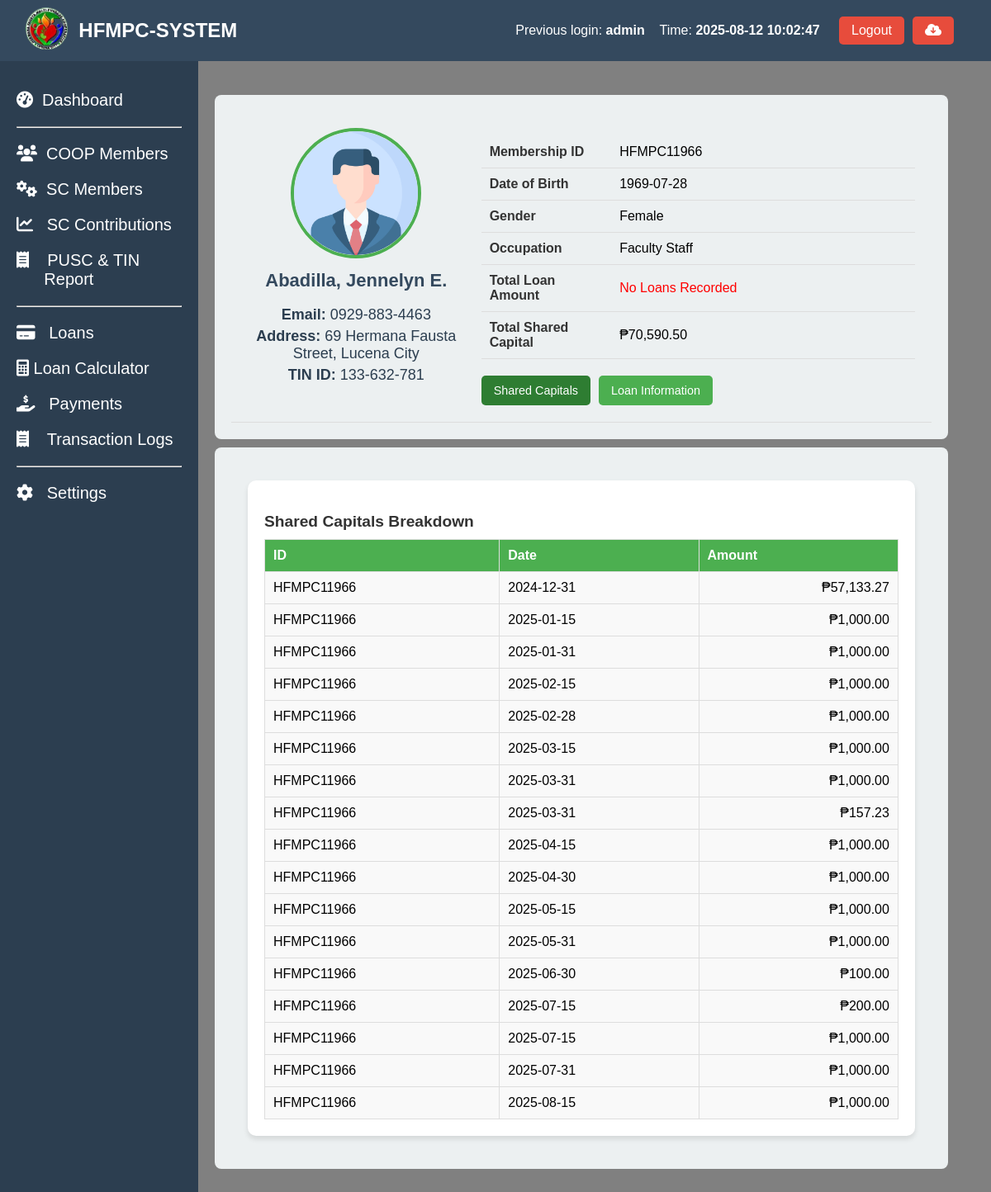
The page /coop_members_profile.php?id=HFMPC11966 (signed in) on the database its author committed.
### tables this page shows
CREATE TABLE `coop_members` (
  `coop_id` int(50) NOT NULL AUTO_INCREMENT,
  `membership_id` varchar(50) NOT NULL,
  `name_of_member` varchar(255) NOT NULL,
  `contact_number` varchar(20) NOT NULL,
  `tin` varchar(15) NOT NULL,
  `date_accepted` date NOT NULL,
  `bod_resolution` varchar(50) NOT NULL,
  `type_of_membership` varchar(50) NOT NULL,
  `shares_subscribed` decimal(10,2) NOT NULL,
  `amount_subscribed` decimal(10,2) NOT NULL,
  `initial_paid_up` decimal(10,2) NOT NULL,
  `address` text NOT NULL,
  `date_of_birth` date NOT NULL,
  `age` int(11) NOT NULL,
  `gender` varchar(20) DEFAULT NULL,
  `civil_status` varchar(50) DEFAULT NULL,
  `occupation` varchar(100) NOT NULL,
  `number_of_dependents` int(11) NOT NULL,
  `religious` varchar(100) NOT NULL,
  `annual_income` decimal(10,2) NOT NULL,
  `date_terminated` date DEFAULT NULL,
  `educational_attainment` varchar(50) DEFAULT NULL,
  `status` int(5) NOT NULL,
  `remarks` varchar(10) NOT NULL,
  `created_at` timestamp NOT NULL DEFAULT current_timestamp(),
  PRIMARY KEY (`coop_id`)
);

CREATE TABLE `shared_capital_amount` (
  `id` int(11) NOT NULL AUTO_INCREMENT,
  `Membership_ID` varchar(11) NOT NULL,
  `Name` varchar(100) NOT NULL,
  `Amount` decimal(10,2) DEFAULT NULL,
  `particulars` varchar(20) NOT NULL,
  `Date_Paid` date NOT NULL,
  `remarks` varchar(10) NOT NULL,
  PRIMARY KEY (`id`)
);

### coop_members_profile.php (the view, shortened to what this page needs)
<?php include 'header.php' ?>
<?php include 'sidebar.php' ?>
<link rel="stylesheet" href="assets/profile.css">
<?php
if (isset($_GET['id'])) {
    $membership_id = $_GET['id'];
    $sql = "SELECT * FROM coop_members WHERE membership_id = ?";
    $stmt = $conn->prepare($sql);
    $stmt->bind_param("s", $membership_id);
    $stmt->execute();
    $result = $stmt->get_result();
    if ($result->num_rows > 0) {
        $member = $result->fetch_assoc();
    } else {
        echo "No member found with ID: " . htmlspecialchars($membership_id);
        exit();
    }
    $shared_capitals_sql = "SELECT SUM(Amount) AS TotalSharedCapital FROM shared_capital_amount WHERE Membership_ID = ? AND (remarks IS NULL OR remarks != 'Deleted')";
    $stmt = $conn->prepare($shared_capitals_sql);
    $stmt->bind_param("s", $membership_id);
    $stmt->execute();
    $shared_capitals_result = $stmt->get_result();
    $shared_capitals = $shared_capitals_result->fetch_assoc();
    $total_shared_capital = $shared_capitals['TotalSharedCapital'];
    $shared_capitals_sql = "SELECT Date_Paid, Amount, Membership_ID FROM shared_capital_amount WHERE Membership_ID = ?  AND (remarks IS NULL OR remarks != 'Deleted') ";
    $stmt = $conn->prepare($shared_capitals_sql);
    $stmt->bind_param("s", $membership_id);
    $stmt->execute();
    $shared_capitals_result = $stmt->get_result();
    $shared_capitals = $shared_capitals_result->fetch_all(MYSQLI_ASSOC);
    $total_loans_sql = "SELECT SUM(balance_amount) AS TotalLoanAmount FROM coop_member_loans WHERE membership_id = ?";
    $stmt = $conn->prepare($total_loans_sql);
    $stmt->bind_param("s", $membership_id);
    $stmt->execute();
    $total_loans_result = $stmt->get_result();
    $total_loans = $total_loans_result->fetch_assoc();
    $total_loan_amount = $total_loans['TotalLoanAmount'];
} else {
    echo "No membership ID provided.";
    exit();
}
?>
<main class="content-member">
  <section class="stats-member">
    <div class="card-member">
      <div class="card-header-member">
      <div class="profile-card">
                <div class="profile-left">
                    <img src="profile.png" alt="Profile picture">
                    <div class="pinfo">
                        <h2><?php echo htmlspecialchars($member['name_of_member']); ?></h2>
                        <p><strong>Email:</strong> <?php echo htmlspecialchars($member['contact_number']); ?></p>
                        <p><strong>Address:</strong> <?php echo htmlspecialchars($member['address']); ?></p>
                        <p><strong>TIN ID:</strong> <?php echo htmlspecialchars($member['tin']); ?></p>
                    </div>
                </div>
                <div class="profile-right">
                    <table>
                        <tr>
                            <td>Membership ID</td>
                            <td><?php echo htmlspecialchars($member['membership_id']); ?></td>
                        </tr>
                        <tr>
                            <td>Date of Birth</td>
                            <td><?php echo htmlspecialchars($member['date_of_birth']); ?></td>
                        </tr>
                        <tr>
                            <td>Gender</td>
                            <td><?php echo htmlspecialchars($member['gender']); ?></td>
                        </tr>
                        <tr>
                            <td>Occupation</td>
                            <td><?php echo htmlspecialchars($member['occupation']); ?></td>
                        </tr>
                        <tr>
                            <td>Total Loan Amount</td>
                            <td><?php echo $total_loan_amount ? "₱" . number_format($total_loan_amount, 2) : '<span style="color:red;">No Loans Recorded</span>'; ?></td>
                        </tr>
                        <tr>
                            <td>Total Shared Capital</td>
                            <td><?php echo $total_shared_capital ? "₱" . number_format($total_shared_capital, 2) : '<span style="color:red;">No Updated Contribution</span>'; ?></td>
                        </tr>
                    </table>
                    <div class="button-container">
                        <button class="button active" id="shared-capitals-btn">Shared Capitals</button>
                        <button class="button" id="loan-information-btn">Loan Information</button>
                    </div>
                </div>
            </div>
      </div>
    </div>
    <div class="card-member">
      <div class="card-header-member">
            <div class="second-content">
                <div id="shared-capitals-section" class="section active">
                    <h3>Shared Capitals Breakdown</h3>
                    <table>
                        <thead>
                            <tr>
                                <th>ID</th>
                                <th>Date</th>
                                <th>Amount</th>
                            </tr>
                        </thead>
                        <tbody>
                        <?php if (!empty($shared_capitals)): ?>
                            <?php foreach ($shared_capitals as $capital): ?>
                                <tr>
                                    <td><?php echo htmlspecialchars($capital['Membership_ID']); ?></td>
                                    <td><?php echo htmlspecialchars($capital['Date_Paid']); ?></td>
                                    <td style="text-align: right;"><?php echo "₱" . number_format($capital['Amount'], 2); ?></td>
                                </tr>
                            <?php endforeach; ?>
                            <?php else: ?>
                                <tr>
                                    <td colspan="3" style="text-align: center; color: red;">No Shared Capitals Contribution Recorded</td>
                                </tr>
                            <?php endif; ?>
                        </tbody>
                    </table>
                </div>
            </div>
      </div>
    </div>
  </section>
</main>

### header.php (shortened to what this page needs)
<?php
include 'config/config.php';
$previous_user = null;
$sql_prev = "SELECT id, username, login_time FROM login_activity ORDER BY login_time DESC LIMIT 1 OFFSET 1";
$result_prev = $conn->query($sql_prev);
if ($result_prev->num_rows > 0) {
    $previous_user = $result_prev->fetch_assoc();
}
?>
<!DOCTYPE html>
<html lang="en">
<head>
  <link rel="stylesheet" href="https://cdnjs.cloudflare.com/ajax/libs/font-awesome/6.0.0-beta3/css/all.min.css">
  <link rel="stylesheet" href="assets/styles.css">
</head>
<body>
<header class="header">
  <div class="header-content">
    <div class="dashboard-left">
      <a href="index.php"><img src="logo.png" alt="Logo" class="dashboard-logo" width="20%"></a>
      <h1> HFMPC-SYSTEM</h1>
    </div>
    <div class="admin-info">
      <?php if ($previous_user): ?>
        <div class="previous-login-info" style="text-align: right; display: flex; justify-content: space-between;">
          <p>Previous login: <strong><?php echo htmlspecialchars($previous_user['username']); ?></strong></p> &nbsp&nbsp&nbsp&nbsp
          <p>Time: <strong><?php echo htmlspecialchars($previous_user['login_time']); ?></strong></p>&nbsp&nbsp&nbsp
        </div>
      <?php else: ?>
        <p class="previous-login-info">No previous login records found.</p>
      <?php endif; ?>
      <button class="logout-btn" onclick="confirmLogout();">Logout</button>
      <form method="post" action="backup.php" onsubmit="return confirmBackup();">
          <button class="logout-btn" type="submit" name="backup"><i class="fas fa-cloud-download-alt"></i></button>
      </form>
    </div>
  </div>
</header>
</body>
</html>

### sidebar.php (shortened to what this page needs)
<?php
$current_page = basename($_SERVER['PHP_SELF']);
function is_active($page) {
    global $current_page;
    return $current_page == $page ? 'active' : '';
}
?>
<aside class="sidebar">
  <ul>
    <li class="<?= is_active('index.php') ?>"><a href="index.php"><i class="fas fa-tachometer-alt"></i>&nbsp Dashboard</a></li>
    <hr>
    <li class="<?= is_active('coop_members.php') ?>"><a href="coop_members.php"><i class="fas fa-users"></i>&nbsp COOP Members</a></li>
    <li class="<?= is_active('coop_members_shared_capitals.php') ?>"><a href="coop_members_shared_capitals.php"><i class="fas fa-cogs"></i>&nbsp SC Members</a></li>
    <li class="<?= is_active('coop_members_shared_capitals_contribution.php') ?>"><a href="coop_members_shared_capitals_contribution.php"><i class="fas fa-chart-line"></i>&nbsp&nbsp SC Contributions</a></li>
    <li class="<?= is_active('coop_members_pusc_tin.php') ?>"><a href="coop_members_pusc_tin.php"><i class="fas fa-receipt"></i>&nbsp&nbsp&nbsp PUSC & TIN &nbsp&nbsp&nbsp&nbsp&nbsp&nbspReport</a></li>
    <hr>
    <li class="<?= is_active('coop_members_loan.php') ?>"><a href="coop_members_loan.php"><i class="fas fa-credit-card"></i>&nbsp&nbsp Loans</a></li>
    <li class="<?= is_active('loan_amortization.php') ?>"><a href="loan_amortization.php"><i class="fas fa-calculator"></i> Loan Calculator</a></li>
    <li class="<?= is_active('coop_members_payments.php') ?>"><a href="coop_members_payments.php"><i class="fas fa-hand-holding-usd"></i>&nbsp&nbsp Payments</a></li>
    <li class="<?= is_active('coop_members_transaction_logs.php') ?>"><a href="coop_members_transaction_logs.php"><i class="fas fa-receipt"></i>&nbsp&nbsp&nbsp Transaction Logs</a></li>
    <hr>
    <li class="<?= is_active('#') ?>"><a href="#"><i class="fas fa-cog"></i>&nbsp&nbsp Settings</a></li>
  </ul>
</aside>

### assets/styles.css (style rules this page uses)
body { font-family: Arial, sans-serif; margin: 0; height: 100vh; display: flex; flex-direction: column; }
header { background-color: #34495e; color: white; padding: 5px; width: 100%; display: flex; justify-content: space-between; align-items: center; position: fixed; z-index: 10; }
header h1 { font-size: 24px; }
.header-content { display: flex; justify-content: space-between; width: 100%; padding-right: 50px; padding-left: 20px; }
.admin-info { display: flex; align-items: center; gap: 10px; }
.logout-btn { background-color: #e74c3c; color: white; border: none; padding: 8px 15px; cursor: pointer; font-size: 16px; border-radius: 5px; }
.logout-btn { background-color: #e74c3c; color: white; border: none; padding: 8px 15px; cursor: pointer; }
.sidebar { margin-top: 10px; width: 200px; background-color: #2c3e50; color: white; padding: 20px; height: 100%; position: fixed; top: 60px; z-index: 5; }
.sidebar ul { list-style: none; padding: 0; }
.sidebar ul li { margin: 20px 0; }
.sidebar ul li a { color: white; text-decoration: none; font-size: 20px; display: block; transition: 0.5s; }
.dashboard-left { display: flex; align-items: center; gap: 10px; }
.dashboard-logo { height: 60px; width: auto; object-fit: contain; }

### assets/profile.css (style rules this page uses)
.profile-card { display: flex; gap: 20px; padding: 20px; border-bottom: 1px solid #ddd; }
.profile-left { text-align: center; flex: 1; }
.profile-left img { width: 150px; height: 150px; border-radius: 50%; object-fit: cover; border: 4px solid #4CAF50; }
.pinfo h2 { margin-top: 10px; font-size: 1.5rem; color: #333; }
.pinfo p { margin: 5px 0; font-size: 0.9rem; color: #666; }
.profile-right { flex: 2; }
.profile-right table { width: 100%; margin-top: 10px; border-collapse: collapse; }
.profile-right table td { padding: 10px; border-bottom: 1px solid #ddd; }
.profile-right table td:first-child { font-weight: bold; color: #333; width: 30%; }
.button-container { margin-top: 20px; display: flex; gap: 10px; }
.button { padding: 10px 15px; font-size: 0.9rem; border: none; border-radius: 5px; background-color: #4CAF50; color: white; cursor: pointer; transition: background 0.3s; }
.button.active { background-color: #2e7d32; }
.second-content { padding: 20px; }
.section { display: none; background: #fff; padding: 20px; border-radius: 10px; box-shadow: 0 4px 6px rgba(0, 0, 0, 0.1); }
.section h3 { margin-bottom: 10px; font-size: 1.2rem; color: #333; }
.section table { width: 100%; border-collapse: collapse; margin-top: 10px; }
.section table th, .section table td { padding: 10px; border: 1px solid #ddd; text-align: left; }
.section table th { background-color: #4CAF50; color: white; }
.section table td { background-color: #f9f9f9; }
.section.active { display: block; }
.content-member { background-color: gray; margin-left: 150px; padding: 100px; margin-top: 5px; flex-grow: 1; height: 100vh; overflow-y: auto; position: relative; display: block; flex-direction: column; }
.stats-member { margin-top: 10px; width: 105%; }
.card-member { background-color: #ecf0f1; border-radius: 8px; padding: 20px; width: 95%; margin-left: 10px; position:relative; display: block; flex-direction: column; margin-top: 10px; }
.card-member h2 { font-size: 22px; color: #34495e; }
.card-member p { font-size: 18px; color: #2c3e50; }

### rows shown on the page
coop_members: name_of_member "Abadilla, Jennelyn E.", contact_number "0929-883-4463", address "69 Hermana Fausta Street, Lucena City", tin "133-632-781", membership "HFMPC11966", date_of_birth "1969-07-28", gender "Female", occupation "Faculty Staff"
shared_capital_amount: Membership_ID "HFMPC11966", Date_Paid "2024-12-31", Amount "57,133.27"
shared_capital_amount: Membership_ID "HFMPC11966", Date_Paid "2025-01-15", Amount "1,000.00"
shared_capital_amount: Membership_ID "HFMPC11966", Date_Paid "2025-01-31", Amount "1,000.00"
shared_capital_amount: Membership_ID "HFMPC11966", Date_Paid "2025-02-15", Amount "1,000.00"
shared_capital_amount: Membership_ID "HFMPC11966", Date_Paid "2025-02-28", Amount "1,000.00"
shared_capital_amount: Membership_ID "HFMPC11966", Date_Paid "2025-03-15", Amount "1,000.00"
shared_capital_amount: Membership_ID "HFMPC11966", Date_Paid "2025-03-31", Amount "1,000.00"
shared_capital_amount: Membership_ID "HFMPC11966", Date_Paid "2025-03-31", Amount "157.23"
shared_capital_amount: Membership_ID "HFMPC11966", Date_Paid "2025-04-15", Amount "1,000.00"
shared_capital_amount: Membership_ID "HFMPC11966", Date_Paid "2025-04-30", Amount "1,000.00"
shared_capital_amount: Membership_ID "HFMPC11966", Date_Paid "2025-05-15", Amount "1,000.00"
shared_capital_amount: Membership_ID "HFMPC11966", Date_Paid "2025-05-31", Amount "1,000.00"
shared_capital_amount: Membership_ID "HFMPC11966", Date_Paid "2025-06-30", Amount "100.00"
shared_capital_amount: Membership_ID "HFMPC11966", Date_Paid "2025-07-15", Amount "200.00"
shared_capital_amount: Membership_ID "HFMPC11966", Date_Paid "2025-07-15", Amount "1,000.00"
shared_capital_amount: Membership_ID "HFMPC11966", Date_Paid "2025-07-31", Amount "1,000.00"
shared_capital_amount: Membership_ID "HFMPC11966", Date_Paid "2025-08-15", Amount "1,000.00"

### other values the page prints
$previous_user['username'] "admin"
$previous_user['login_time'] "2025-08-12 10:02:47"
$total_shared_capital "70,590.50"
